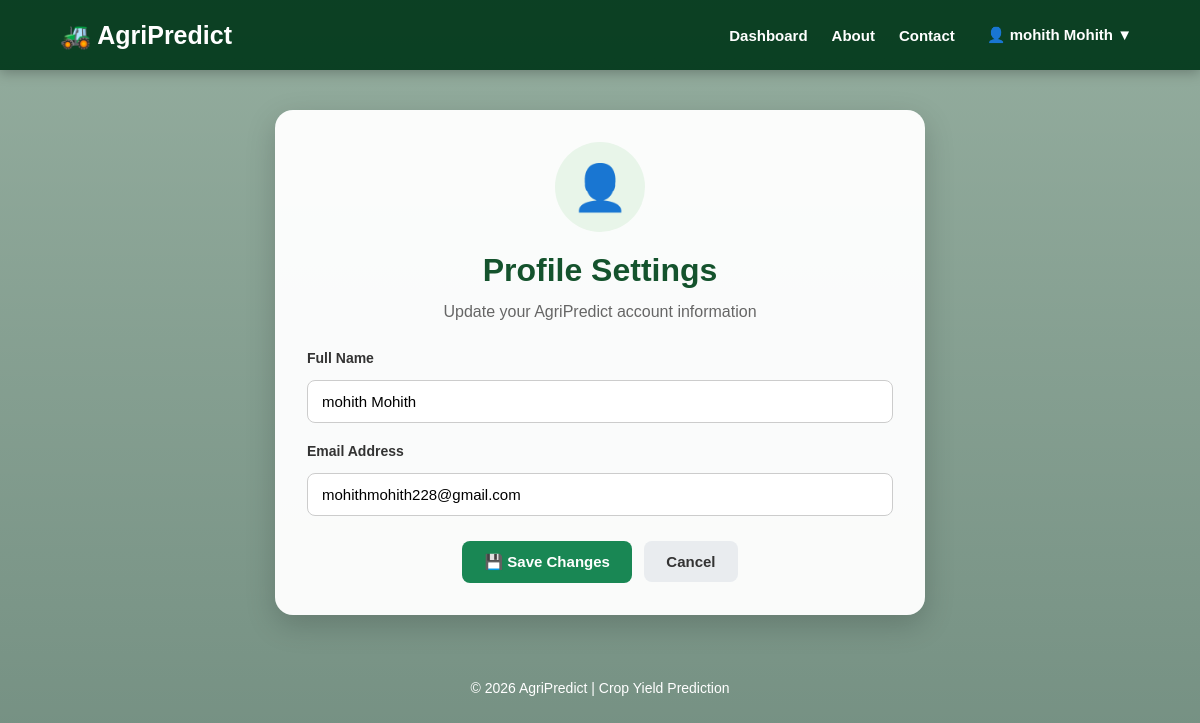
The app's page /profile/settings (signed in), older data.
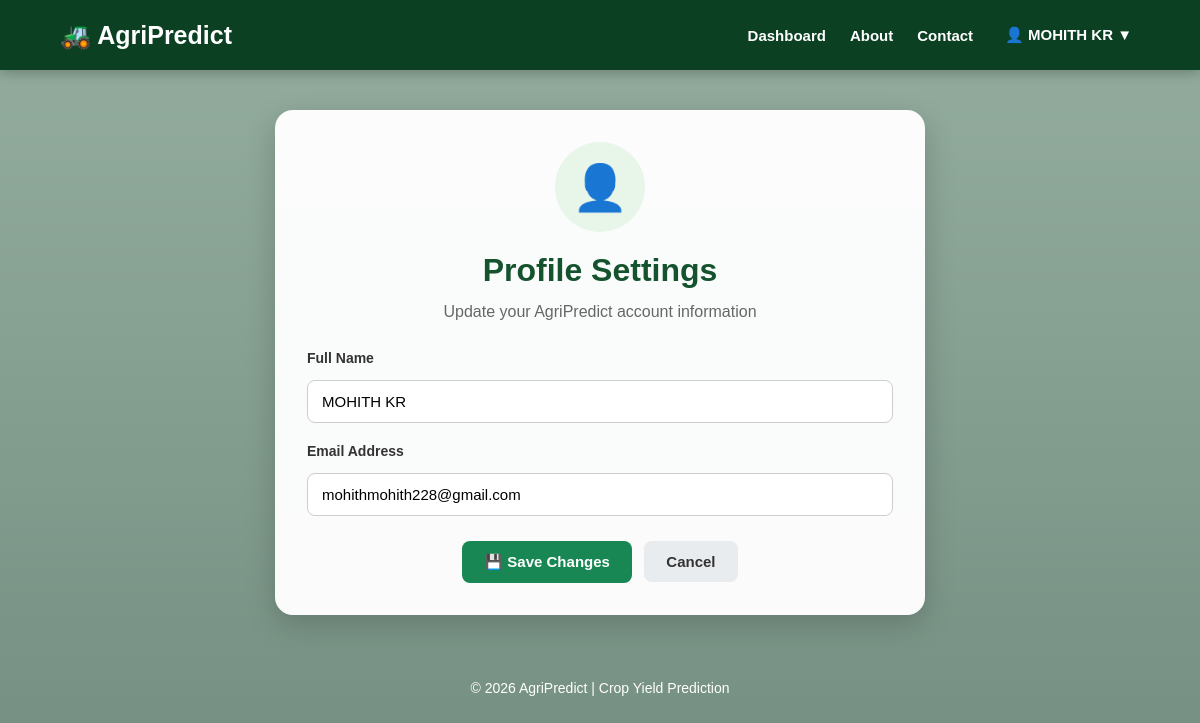
The same page, newer data.
### tables this page shows
CREATE TABLE users (
            id INTEGER PRIMARY KEY AUTOINCREMENT,
            name TEXT NOT NULL,
            email TEXT UNIQUE NOT NULL,
            password TEXT NOT NULL
        , created_at TIMESTAMP);

### app.py (the view, shortened to what this page needs)
@app.route(
    "/profile/settings",
    methods=["GET", "POST"]
)
@login_required
def profile_settings():
    conn = get_db_connection()
    user = conn.execute(
        "SELECT * FROM users WHERE id = ?",
        (session["user_id"],)
    ).fetchone()
    if user is None:
        conn.close()
        session.clear()
        return redirect(
            url_for("login")
        )
    conn.close()
    return render_template(
        "profile_settings.html",
        user=user
    )

### app.py (called while the page is built)
def get_db_connection():
    conn = sqlite3.connect("users.db")
    conn.row_factory = sqlite3.Row
    return conn

def login_required(function):
    @wraps(function)
    def decorated_function(*args, **kwargs):
        if "user_id" not in session:
            return redirect(
                url_for("login")
            )
        return function(*args, **kwargs)
    return decorated_function

### templates/profile_settings.html (shortened to what this page needs)
<!DOCTYPE html>
<html lang="en">
<head>
    <link rel="stylesheet"
          href="{{ url_for('static', filename='style.css') }}">
</head>
<body>
<nav class="navbar">
    <div class="logo">
        🚜 AgriPredict
    </div>
    <div class="nav-links">
        <a href="{{ url_for('dashboard') }}">
            Dashboard
        </a>
        <a href="{{ url_for('about') }}">
            About
        </a>
        <a href="{{ url_for('contact') }}">
            Contact
        </a>
        <div class="profile-dropdown">
            <button class="profile-button">
                👤 {{ session.get('user_name', 'User') }} ▼
            </button>
        </div>
    </div>
</nav>
<div class="page-container">
    <div class="page-card profile-settings-card">
        <div class="profile-avatar">
            👤
        </div>
        <h1>
            Profile Settings
        </h1>
        <p>
            Update your AgriPredict account information
        </p>
        <form method="POST"
              action="{{ url_for('profile_settings') }}"
              class="profile-settings-form">
            <div class="form-group">
                <label for="name">
                    Full Name
                </label>
                <input
                    type="text"
                    id="name"
                    name="name"
                    value="{{ user['name'] }}"
                    placeholder="Enter your full name"
                    required>
            </div>
            <div class="form-group">
                <label for="email">
                    Email Address
                </label>
                <input
                    type="email"
                    id="email"
                    name="email"
                    value="{{ user['email'] }}"
                    placeholder="Enter your email address"
                    required>
            </div>
            <div class="profile-settings-actions">
                <button type="submit"
                        class="primary-button">
                    💾 Save Changes
                </button>
                <a href="{{ url_for('profile') }}"
                   class="secondary-button">
                    Cancel
                </a>
            </div>
        </form>
    </div>
</div>
<footer class="footer">
    <p>
        © 2026 AgriPredict | Crop Yield Prediction
    </p>
</footer>
</body>
</html>

Row changes from the older to the newer data that the page shows:
changed users "mohithmohith228@gmail.com": get "mohith Mohith" → "MOHITH KR"; name "mohith Mohith" → "MOHITH KR"
